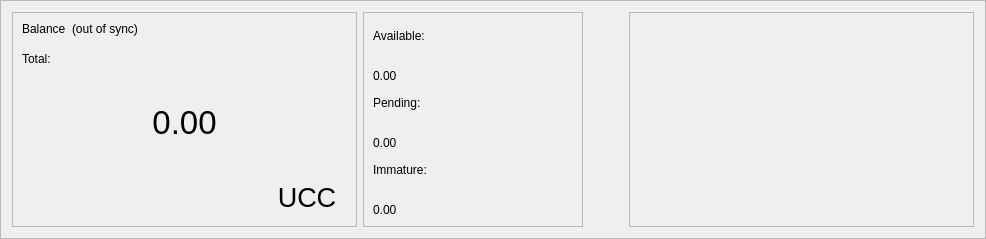
      <widget class="QFrame" name="frame_blue">
       <property name="enabled">
        <bool>true</bool>
       </property>
       <property name="sizePolicy">
        <sizepolicy hsizetype="Preferred" vsizetype="Preferred">
         <horstretch>0</horstretch>
         <verstretch>0</verstretch>
        </sizepolicy>
       </property>
       <property name="minimumSize">
        <size>
         <width>960</width>
         <height>220</height>
        </size>
       </property>
       <property name="maximumSize">
        <size>
         <width>16777215</width>
         <height>16777215</height>
        </size>
       </property>
       <property name="sizeIncrement">
        <size>
         <width>0</width>
         <height>0</height>
        </size>
       </property>
       <property name="baseSize">
        <size>
         <width>0</width>
         <height>500</height>
        </size>
       </property>
       <property name="frameShape">
        <enum>QFrame::StyledPanel</enum>
       </property>
       <property name="frameShadow">
        <enum>QFrame::Raised</enum>
       </property>
       <layout class="QHBoxLayout" name="horizontalLayout">
        <item>
         <widget class="QFrame" name="frame_blue_1">
          <property name="minimumSize">
           <size>
            <width>345</width>
            <height>200</height>
           </size>
          </property>
          <property name="maximumSize">
           <size>
            <width>16777215</width>
            <height>16777215</height>
           </size>
          </property>
          <property name="frameShape">
           <enum>QFrame::StyledPanel</enum>
          </property>
          <property name="frameShadow">
           <enum>QFrame::Raised</enum>
          </property>
          <layout class="QHBoxLayout" name="horizontalLayout_2">
           <item>
            <layout class="QVBoxLayout" name="verticalLayout">
             <item>
              <layout class="QHBoxLayout" name="horizontalLayout_3">
               <property name="spacing">
                <number>6</number>
               </property>
               <property name="sizeConstraint">
                <enum>QLayout::SetFixedSize</enum>
               </property>
               <item>
                <widget class="QLabel" name="label_5">
                 <property name="minimumSize">
                  <size>
                   <width>0</width>
                   <height>24</height>
                  </size>
                 </property>
                 <property name="maximumSize">
                  <size>
                   <width>16777215</width>
                   <height>24</height>
                  </size>
                 </property>
                 <property name="text">
                  <string>Balance</string>
                 </property>
                 <property name="alignment">
                  <set>Qt::AlignLeading|Qt::AlignLeft|Qt::AlignTop</set>
                 </property>
                </widget>
               </item>
               <item>
                <widget class="QLabel" name="labelWalletStatus">
                 <property name="minimumSize">
                  <size>
                   <width>0</width>
                   <height>24</height>
                  </size>
                 </property>
                 <property name="maximumSize">
                  <size>
                   <width>16777215</width>
                   <height>24</height>
                  </size>
                 </property>
                 <property name="text">
                  <string>(out of sync)</string>
                 </property>
                 <property name="alignment">
                  <set>Qt::AlignLeading|Qt::AlignLeft|Qt::AlignTop</set>
                 </property>
                </widget>
               </item>
               <item>
                <spacer name="horizontalSpacer">
                 <property name="orientation">
                  <enum>Qt::Horizontal</enum>
                 </property>
                 <property name="sizeHint" stdset="0">
                  <size>
                   <width>40</width>
                   <height>20</height>
                  </size>
                 </property>
                </spacer>
               </item>
              </layout>
             </item>
             <item>
              <widget class="QLabel" name="labelTotalText">
               <property name="maximumSize">
                <size>
                 <width>16777215</width>
                 <height>15</height>
                </size>
               </property>
               <property name="text">
                <string>Total:</string>
               </property>
              </widget>
             </item>
             <item>
              <widget class="QLabel" name="labelTotal">
               <property name="sizePolicy">
                <sizepolicy hsizetype="Preferred" vsizetype="Preferred">
                 <horstretch>0</horstretch>
                 <verstretch>0</verstretch>
                </sizepolicy>
               </property>
               <property name="minimumSize">
                <size>
                 <width>0</width>
                 <height>100</height>
                </size>
               </property>
               <property name="maximumSize">
                <size>
                 <width>16777215</width>
                 <height>100</height>
                </size>
               </property>
               <property name="font">
                <font>
                 <pointsize>25</pointsize>
                 <weight>50</weight>
                 <bold>false</bold>
                </font>
               </property>
               <property name="mouseTracking">
                <bool>false</bool>
               </property>
               <property name="text">
                <string>0.00</string>
               </property>
               <property name="alignment">
                <set>Qt::AlignCenter</set>
               </property>
              </widget>
             </item>
             <item>
              <layout class="QHBoxLayout" name="horizontalLayout_11">
               <item>
                <spacer name="horizontalSpacer_8">
                 <property name="orientation">
                  <enum>Qt::Horizontal</enum>
                 </property>
                 <property name="sizeHint" stdset="0">
                  <size>
                   <width>40</width>
                   <height>20</height>
                  </size>
                 </property>
                </spacer>
               </item>
               <item>
                <widget class="QPushButton" name="blabel_UCC">
                 <property name="font">
                  <font>
                   <pointsize>20</pointsize>
                   <italic>false</italic>
                   <kerning>true</kerning>
                  </font>
                 </property>
                 <property name="cursor">
                  <cursorShape>PointingHandCursor</cursorShape>
                 </property>
                 <property name="text">
                  <string>UCC</string>
                 </property>
                 <property name="flat">
                  <bool>true</bool>
                 </property>
                </widget>
               </item>
              </layout>
             </item>
            </layout>
           </item>
          </layout>
         </widget>
        </item>
        <item>
         <widget class="QFrame" name="frame_blue_2">
          <property name="minimumSize">
           <size>
            <width>220</width>
            <height>200</height>
           </size>
          </property>
          <property name="maximumSize">
           <size>
            <width>16777215</width>
            <height>16777215</height>
           </size>
          </property>
          <property name="frameShape">
           <enum>QFrame::StyledPanel</enum>
          </property>
          <property name="frameShadow">
           <enum>QFrame::Raised</enum>
          </property>
          <layout class="QVBoxLayout" name="verticalLayout_3">
           <item>
            <layout class="QVBoxLayout" name="verticalLayout_2">
             <item>
              <widget class="QLabel" name="labelBalanceText">
               <property name="text">
                <string>Available:</string>
               </property>
              </widget>
             </item>
             <item>
              <layout class="QHBoxLayout" name="horizontalLayout_4">
               <item>
                <widget class="QLabel" name="labelBalance">
                 <property name="text">
                  <string>0.00</string>
                 </property>
                 <property name="alignment">
                  <set>Qt::AlignBottom|Qt::AlignLeading|Qt::AlignLeft</set>
                 </property>
                </widget>
               </item>
               <item>
                <spacer name="horizontalSpacer_3">
                 <property name="orientation">
                  <enum>Qt::Horizontal</enum>
                 </property>
                 <property name="sizeHint" stdset="0">
                  <size>
                   <width>40</width>
                   <height>20</height>
                  </size>
                 </property>
                </spacer>
               </item>
              </layout>
             </item>
             <item>
              <widget class="QLabel" name="labelPendingText">
               <property name="text">
                <string>Pending:</string>
               </property>
              </widget>
             </item>
             <item>
              <layout class="QHBoxLayout" name="horizontalLayout_5">
               <item>
                <widget class="QLabel" name="labelUnconfirmed">
                 <property name="text">
                  <string>0.00</string>
                 </property>
                 <property name="alignment">
                  <set>Qt::AlignBottom|Qt::AlignLeading|Qt::AlignLeft</set>
                 </property>
                </widget>
               </item>
               <item>
                <spacer name="horizontalSpacer_4">
                 <property name="orientation">
                  <enum>Qt::Horizontal</enum>
                 </property>
                 <property name="sizeHint" stdset="0">
                  <size>
                   <width>40</width>
                   <height>20</height>
                  </size>
                 </property>
                </spacer>
               </item>
              </layout>
             </item>
             <item>
              <widget class="QLabel" name="labelImmatureText">
               <property name="text">
                <string>Immature:</string>
               </property>
              </widget>
             </item>
             <item>
              <layout class="QHBoxLayout" name="horizontalLayout_6">
               <item>
                <widget class="QLabel" name="labelImmature">
                 <property name="text">
                  <string>0.00</string>
                 </property>
                 <property name="alignment">
                  <set>Qt::AlignBottom|Qt::AlignLeading|Qt::AlignLeft</set>
                 </property>
                </widget>
               </item>
               <item>
                <spacer name="horizontalSpacer_5">
                 <property name="orientation">
                  <enum>Qt::Horizontal</enum>
                 </property>
                 <property name="sizeHint" stdset="0">
                  <size>
                   <width>40</width>
                   <height>20</height>
                  </size>
                 </property>
                </spacer>
               </item>
              </layout>
             </item>
            </layout>
           </item>
          </layout>
         </widget>
        </item>
        <item>
         <spacer name="horizontalSpacer_9">
          <property name="orientation">
           <enum>Qt::Horizontal</enum>
          </property>
          <property name="sizeHint" stdset="0">
           <size>
            <width>40</width>
            <height>20</height>
           </size>
          </property>
         </spacer>
        </item>
        <item>
         <widget class="QFrame" name="frame_blue_3">
          <property name="minimumSize">
           <size>
            <width>345</width>
            <height>200</height>
           </size>
          </property>
          <property name="maximumSize">
           <size>
            <width>16777215</width>
            <height>16777215</height>
           </size>
          </property>
          <property name="frameShape">
           <enum>QFrame::StyledPanel</enum>
          </property>
          <property name="frameShadow">
           <enum>QFrame::Raised</enum>
          </property>
          <layout class="QVBoxLayout" name="verticalLayout_5">
           <item>
            <layout class="QVBoxLayout" name="verticalLayout_4"/>
           </item>
          </layout>
         </widget>
        </item>
       </layout>
      </widget>
